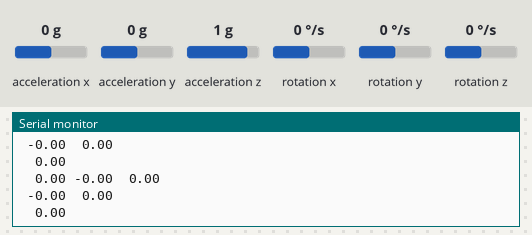
Simulated run of this sketch. Board: ESP32-C3. Shown: the last lines printed to the serial monitor. Inputs (shaded band) come from the test bench; at power-on: acceleration x 0 g, rotation z 0 °/s, acceleration y 0 g, acceleration z 1 g, rotation x 0 °/s, rotation y 0 °/s. Nothing arrives over Bluetooth unless stated; a phone connects over Bluetooth LE 3 s after start.

Above: at 3.2 s.
3.3 s: acceleration x set to 0.8 g
At 3.57 s:
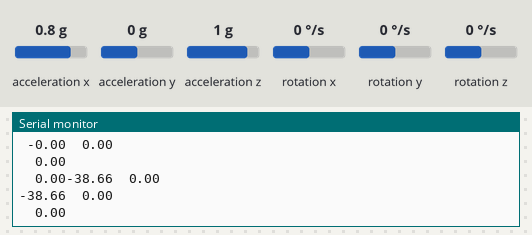
5.1 s: rotation z set to -2 °/s
At 5.39 s:
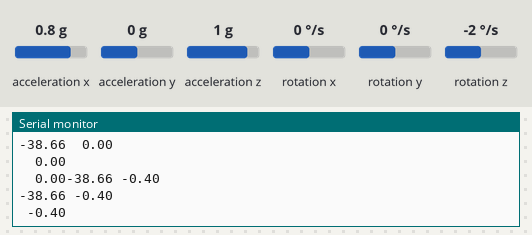
Timing chart, 0 to 8.1 s (numbered marks = the images above; inputs shaded):
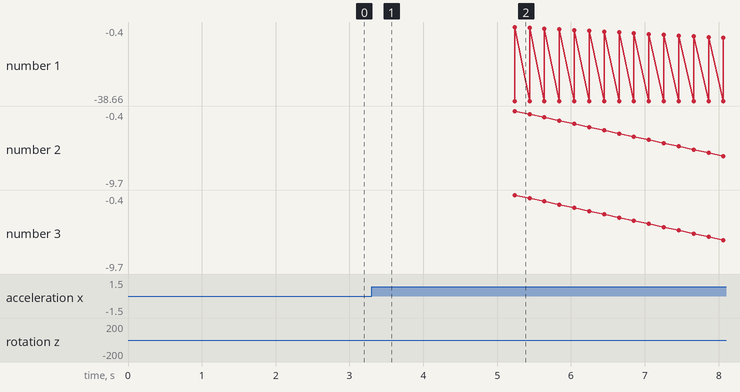

Measured:
- the behaviour switches between 0 and -1 °/s on rotation z (found by bisection; images 1 and 2)
- after the input at 3.3 s, the serial monitor: prints a new line after 0.12 s (image 1)
- after the input at 5.1 s, the serial monitor: prints a new line after 0.14 s (image 2)

The sketch:

BLE_Gyro_example_V2.ino
```cpp
/*
Author: Jason Huang
Date: 22-Sep-23
Rev: 01

Purpose: Utilize ESP32-C3 on my custom board, to send acquired gyro data via BLE

*/

#include <BLEDevice.h>
#include <BLEUtils.h>
#include <BLEServer.h>
#include <Wire.h>
#include <MPU6050_light.h>

MPU6050 mpu(Wire);

// See the following for generating UUIDs:
// https://www.uuidgenerator.net/
// Or set my own here - not encouraged
#define SERVICE_UUID        "12345678-1234-5678-1234-56789abcdef0"
#define CHARACTERISTIC_UUID_1 "12345678-1234-5678-1234-56789abcdef1"
#define CHARACTERISTIC_UUID_2 "12345678-1234-5678-1234-56789abcdef2"
#define CHARACTERISTIC_UUID_3 "12345678-1234-5678-1234-56789abcdef3"

BLECharacteristic pCharacteristic_x(CHARACTERISTIC_UUID_1, BLECharacteristic::PROPERTY_READ);
BLECharacteristic pCharacteristic_y(CHARACTERISTIC_UUID_2, BLECharacteristic::PROPERTY_READ);
BLECharacteristic pCharacteristic_z(CHARACTERISTIC_UUID_3, BLECharacteristic::PROPERTY_READ);

float x, y, z;
bool deviceConnected = false;

void setup() {
  Serial.begin(115200);

  Wire.begin(1, 0); // (GPIO1 - SDA, GPIO0 - SCL)

  byte status = mpu.begin();
  while(status!=0){ } // stop everything if could not connect to MPU6050
  //Serial.println(F("Calculating offsets, do not move MPU6050"));
  delay(1000);
  // mpu.upsideDownMounting = true; // uncomment this line if the MPU6050 is mounted upside-down
  mpu.calcOffsets(); // gyro and accelero
  Serial.println("Done calibration for MPU6050");

  Serial.println("Starting BLE!");

  BLEDevice::init("ESP32-C3 BLE test");

  // Create the BLE Server
  BLEServer *pServer = BLEDevice::createServer();

  // Create the BLE Service
  BLEService *pService = pServer->createService(SERVICE_UUID);

  pService->addCharacteristic(&pCharacteristic_x);
  pService->addCharacteristic(&pCharacteristic_y);
  pService->addCharacteristic(&pCharacteristic_z);

  pService->start();
  // BLEAdvertising *pAdvertising = pServer->getAdvertising();  // this still is working for backward compatibility
  BLEAdvertising *pAdvertising = BLEDevice::getAdvertising();
  pAdvertising->addServiceUUID(SERVICE_UUID);
  pAdvertising->setScanResponse(true);
  pAdvertising->setMinPreferred(0x06);  // functions that help with iPhone connections issue
  pAdvertising->setMinPreferred(0x12);
  BLEDevice::startAdvertising();
  Serial.println("Advertising.......");
}

void loop() {

  static char x_roll[6];
  static char y_pitch[6];
  static char z_yaw[6];

  mpu.update();
  x = mpu.getAngleX();
  y = mpu.getAngleY();
  z = mpu.getAngleZ();

  dtostrf(x, 6, 2, x_roll);
  dtostrf(y, 6, 2, y_pitch);
  dtostrf(z, 6, 2, z_yaw);

  pCharacteristic_x.setValue(x_roll);
  pCharacteristic_y.setValue(y_pitch);
  pCharacteristic_z.setValue(z_yaw);

  Serial.println(x_roll);
  //Serial.print("\t");
  Serial.println(y_pitch);
  //Serial.print("\t");
  Serial.println(z_yaw);

  delay(200);

}
```
